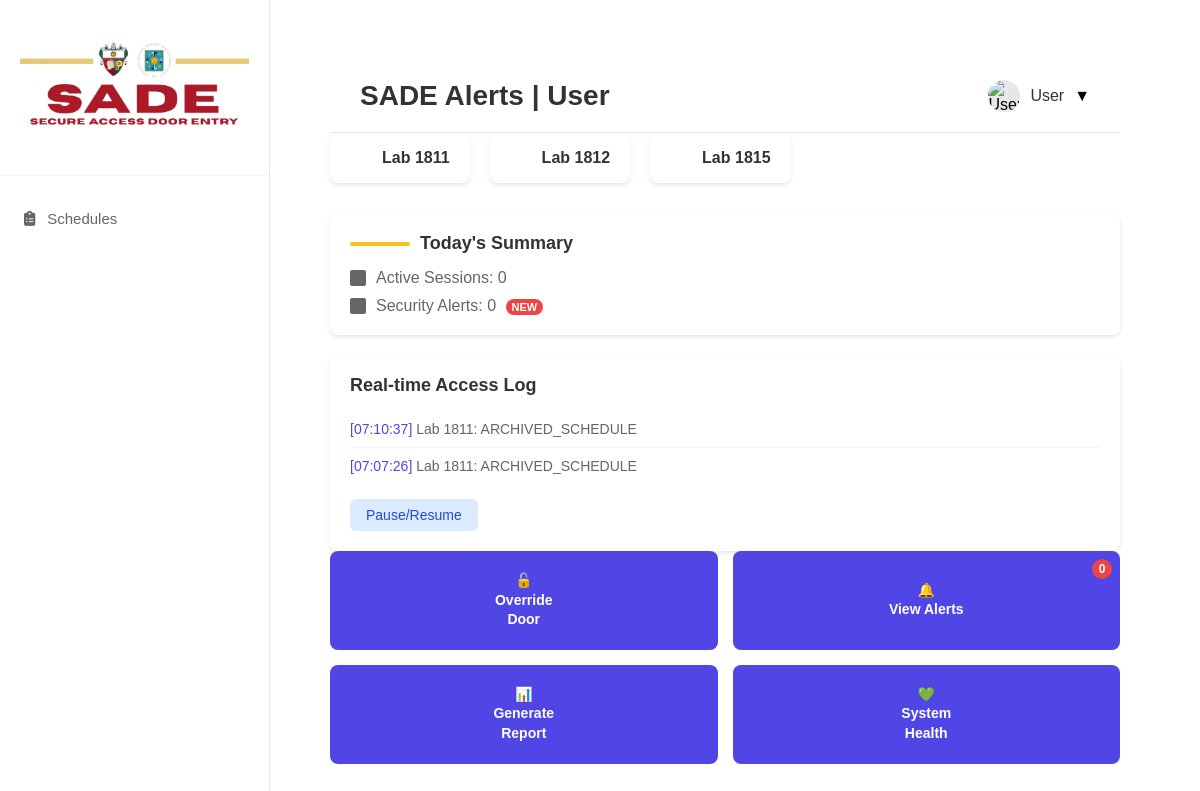
The page /public/alerts.php on the database its author committed.
### tables this page shows
CREATE TABLE `devices` (
  `id` int(11) NOT NULL,
  `device_id` varchar(50) NOT NULL,
  `lab_id` varchar(10) NOT NULL,
  `room` varchar(100) DEFAULT NULL,
  `is_online` tinyint(1) DEFAULT 0,
  `door_locked` tinyint(1) DEFAULT 1,
  `last_seen` timestamp NULL DEFAULT NULL,
  `created_at` timestamp NOT NULL DEFAULT current_timestamp()
);

CREATE TABLE `access_logs` (
  `id` int(11) NOT NULL,
  `log_id` varchar(100) NOT NULL,
  `device_id` varchar(50) NOT NULL,
  `lab_id` varchar(10) NOT NULL,
  `user_id` varchar(50) DEFAULT NULL,
  `user_name` varchar(200) DEFAULT NULL,
  `action` varchar(50) NOT NULL,
  `method` varchar(50) DEFAULT NULL,
  `timestamp` timestamp NOT NULL DEFAULT current_timestamp()
);

### public/alerts.php (the view, shortened to what this page needs)
<?php
require_once '../includes/db_connect.php';
$logs_query = "SELECT lab_id, user_name, action, method, timestamp FROM access_logs ORDER BY timestamp DESC LIMIT 10";
$logs_result = $conn->query($logs_query);
$recent_logs = $logs_result->fetch_all(MYSQLI_ASSOC);
$active_sessions_query = "SELECT COUNT(*) as count FROM access_logs WHERE DATE(timestamp) = CURDATE() AND action = 'ENTRY'";
$active_sessions_result = $conn->query($active_sessions_query);
$active_sessions = $active_sessions_result->fetch_assoc()['count'];
$alerts_query = "SELECT COUNT(*) as count FROM security_alerts WHERE DATE(timestamp) = CURDATE() AND is_acknowledged = 0";
$alerts_result = $conn->query($alerts_query);
$security_alerts = $alerts_result->fetch_assoc()['count'];
$devices_query = "SELECT device_id, lab_id, is_online, door_locked FROM devices";
$devices_result = $conn->query($devices_query);
$devices = $devices_result->fetch_all(MYSQLI_ASSOC);
?>
<!DOCTYPE html>
<html lang="en">
<head>
  <link href="../assets/css/style.css" rel="stylesheet">
  <link rel="stylesheet" href="https://cdnjs.cloudflare.com/ajax/libs/font-awesome/6.5.0/css/all.min.css">
</head>
<body>
  <div class="main-container">
    <aside class="sidebar">
      <?php include '../includes/sidebar.php'; ?>
    </aside>
    <div class="main-content">
      <div class="header">
        <h1 class="page-title">SADE Alerts | <?= htmlspecialchars($_SESSION['user_name'] ?? 'User') ?></h1>
        <div class="user-profile">
          <img src="/placeholder.svg?height=32&width=32&text=User" alt="User Avatar" class="user-avatar">
          <span class="user-name"><?= htmlspecialchars($_SESSION['user_name'] ?? 'User') ?></span>
          <span>▼</span>
        </div>
      </div>
      <div class="alert-content">
        <div class="lab-status">
          <?php foreach ($devices as $device): ?>
          <div class="lab-indicator">
            <div class="lab-dot <?= $device['is_online'] ? 'online' : 'offline' ?>"></div>
            <div class="lab-name">Lab <?= htmlspecialchars($device['lab_id']) ?></div>
          </div>
          <?php endforeach; ?>
        </div>
        <div class="alert-grid">
          <div class="left-column">
            <div class="summary-card">
              <div class="summary-header">
                <div class="summary-highlight"></div>
                <div class="summary-title">Today's Summary</div>
              </div>
              <div class="summary-item">
                <div class="summary-icon"></div>
                <span>Active Sessions: <span id="activeSessions"><?= $active_sessions ?></span></span>
              </div>
              <div class="summary-item">
                <div class="summary-icon"></div>
                <span>Security Alerts: <span id="securityAlerts"><?= $security_alerts ?></span> <span class="alert-badge">NEW</span></span>
              </div>
            </div>
            <div class="access-log">
              <div class="log-title">Real-time Access Log</div>
              <div id="logEntries">
                <?php foreach ($recent_logs as $log): ?>
                <div class="log-entry">
                  <span class="log-time">[<?= date('H:i:s', strtotime($log['timestamp'])) ?>]</span>
                  Lab <?= htmlspecialchars($log['lab_id']) ?>: <?= htmlspecialchars($log['action']) ?>
                </div>
                <?php endforeach; ?>
              </div>
              <button class="pause-btn" id="pauseBtn" onclick="toggleLogPause()">Pause/Resume</button>
            </div>
          </div>
          <div class="action-buttons">
            <button class="action-btn" onclick="overrideDoor()">
              🔓<br>Override<br>Door
            </button>
            <button class="action-btn" onclick="viewAlerts()">
              🔔<br>View Alerts
              <div class="notification-badge" id="alertBadge"><?= $security_alerts ?></div>
            </button>
            <button class="action-btn" onclick="generateReport()">
              📊<br>Generate<br>Report
            </button>
            <button class="action-btn" onclick="window.location.href='#'">
              💚<br>System<br>Health
            </button>
          </div>
        </div>
      </div>
    </div>
  </div>
</body>
</html>

### assets/css/style.css (style rules this page uses)
* { margin: 0; padding: 0; box-sizing: border-box; }
body { font-family: -apple-system, BlinkMacSystemFont, "Segoe UI", Roboto, sans-serif; background-color: #f5f5f5; min-height: 100vh; }
.main-container { display: flex; min-height: 100vh; }
.main-content { margin-left: 250px; padding: 20px 40px; background: #f9fafb; min-height: 100vh; transition: margin-left 0.3s ease; flex: 1; background: white; }
.page-title { font-size: 28px; font-weight: bold; color: #333; }
.header { display: flex; justify-content: space-between; align-items: center; padding: 20px 30px; border-bottom: 1px solid #e5e7eb; }
.user-profile { display: flex; align-items: center; gap: 10px; cursor: pointer; }
.user-avatar { width: 32px; height: 32px; border-radius: 50%; background: #e5e7eb; }
.user-name { font-weight: 500; color: #333; }
.lab-status { display: flex; gap: 20px; margin-bottom: 30px; flex-wrap: wrap; }
.lab-indicator { display: flex; align-items: center; gap: 12px; padding: 15px 20px; background: white; border-radius: 8px; box-shadow: 0 2px 4px rgba(0,0,0,0.1); min-width: 120px; }
.lab-dot { width: 20px; height: 20px; border-radius: 50%; }
.lab-name { font-weight: 600; color: #333; }
.left-column { display: flex; flex-direction: column; gap: 20px; }
.summary-card { background: white; border-radius: 8px; padding: 20px; box-shadow: 0 2px 4px rgba(0,0,0,0.1); }
.summary-header { display: flex; align-items: center; gap: 10px; margin-bottom: 15px; }
.summary-title { font-size: 18px; font-weight: 600; color: #333; }
.summary-highlight { background: #fbbf24; height: 4px; width: 60px; border-radius: 2px; }
.summary-item { display: flex; align-items: center; gap: 10px; margin-bottom: 10px; color: #666; }
.summary-item:last-child { margin-bottom: 0; }
.summary-icon { width: 16px; height: 16px; background: #666; border-radius: 2px; }
.alert-badge { background: #ef4444; color: white; padding: 2px 6px; border-radius: 10px; font-size: 11px; font-weight: 600; margin-left: 5px; }
.access-log { background: white; border-radius: 8px; padding: 20px; box-shadow: 0 2px 4px rgba(0,0,0,0.1); flex: 1; }
.log-title { font-size: 18px; font-weight: 600; color: #333; margin-bottom: 15px; }
.log-entry { padding: 10px 0; border-bottom: 1px solid #f3f4f6; font-size: 14px; color: #666; }
.log-entry:last-child { border-bottom: none; }
.log-time { color: #4f46e5; font-weight: 500; }
.pause-btn { background: #dbeafe; color: #1d4ed8; padding: 8px 16px; border: none; border-radius: 6px; cursor: pointer; font-size: 14px; margin-top: 15px; transition: background 0.3s; }
.action-buttons { display: grid; grid-template-columns: 1fr 1fr; gap: 15px; }
.action-btn { background: #4f46e5; color: white; padding: 20px; border: none; border-radius: 8px; cursor: pointer; font-weight: 600; text-align: center; transition: all 0.3s; position: relative; font-size: 14px; line-height: 1.4; }
.notification-badge { position: absolute; top: 8px; right: 8px; background: #ef4444; color: white; width: 20px; height: 20px; border-radius: 50%; font-size: 12px; font-weight: 600; display: flex; align-items: center; justify-content: center; }
body { font-family: "Poppins", sans-serif; background-color: #fff; margin: 40px; }
.sidebar { width: 270px; height: 100vh; background: #ffffff; border-right: 1px solid #e5e7eb; display: flex; flex-direction: column; justify-content: space-between; position: fixed; left: 0; top: 0; }

### rows shown on the page
devices: lab "1811"
devices: lab "1812"
devices: lab "1815"
access_logs: timestamp "07:10:37", lab "1811", action "ARCHIVED_SCHEDULE"
access_logs: timestamp "07:07:26", lab "1811", action "ARCHIVED_SCHEDULE"

### other values the page prints
$_SESSION['user_name'] "User"
$active_sessions "0"
$security_alerts "0"
